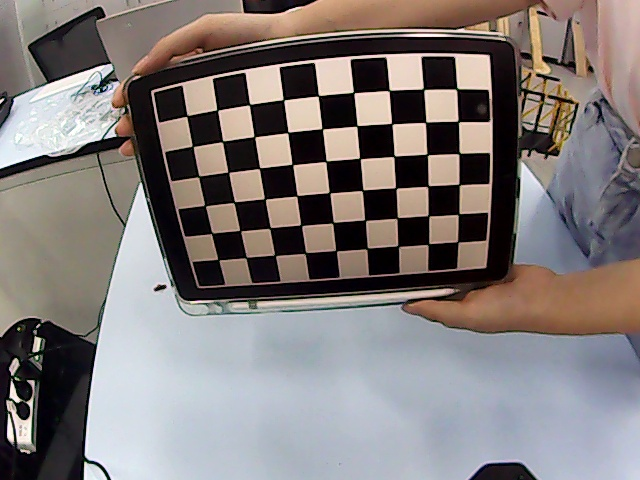
#> input picture cam_calibrate/bak/0.jpg, 640 x 480 px; its folder holds 4 pictures in this run
$ python cali_pre.py
#> lines starting #> are read from the running program, lines starting #| are printed output that depends on the picture; after the words box and inside, x2 and y2 are one past the last pixel; in counts of white or black regions, pixels touching at a corner belong together
import cv2
import numpy as np

def calibrate_single(imgNums, CheckerboardSize, Nx_cor, Ny_cor, saveFile=False, saveImages=False):
    '''
    单目(普通+广角/鱼眼)摄像头标定
    :param imgNums: 标定所需样本数,一般在20~40之间.按键盘空格键实时拍摄
    :param CheckerboardSize: 标定的棋盘格尺寸,必须为整数.(单位:mm或0.1mm)
    :param Nx_cor: 棋盘格横向内角数
    :param Ny_cor: 棋盘格纵向内角数
    :param saveFile: 是否保存标定结果,默认不保存.
    :param saveImages: 是否保存图片,默认不保存.
    :return mtx: 内参数矩阵.{f_x}{0}{c_x}{0}{f_y}{c_y}{0}{0}{1}
    :return dist: 畸变系数.(k_1,k_2,p_1,p_2,k_3)
    '''
#> called with imgNums = 20, CheckerboardSize = 27, Nx_cor = 9, Ny_cor = 6, saveFile = True, saveImages = False
    # 找棋盘格角点(角点精准化迭代过程的终止条件)
    criteria = (cv2.TERM_CRITERIA_EPS + cv2.TERM_CRITERIA_MAX_ITER, CheckerboardSize, 1e-6)  # (3,27,1e-6)
    flags = cv2.CALIB_CB_ADAPTIVE_THRESH + cv2.CALIB_CB_FAST_CHECK + cv2.CALIB_CB_NORMALIZE_IMAGE  # 11
    flags_fisheye = cv2.fisheye.CALIB_RECOMPUTE_EXTRINSIC + cv2.fisheye.CALIB_CHECK_COND + cv2.fisheye.CALIB_FIX_SKEW  # 14

    # 世界坐标系中的棋盘格点,例如(0,0,0), (1,0,0), (2,0,0) ....,(8,5,0)
    objp = np.zeros((1, Nx_cor * Ny_cor, 3), np.float32)
    objp[0, :, :2] = np.mgrid[0:Nx_cor, 0:Ny_cor].T.reshape(-1, 2)

    # 储存棋盘格角点的世界坐标和图像坐标对
    objpoints = []  # 在世界坐标系中的三维点
    imgpoints = []  # 在图像平面的二维点

    count = 0  # 用来标志成功检测到的棋盘格画面数量

    for i in range(imgNums):
        frame = cv2.imread(str(i)+'.jpg')
#> frame is the input picture: shape (480, 640, 3); mean B, G, R 121.7, 123, 129.7
        # frame = cv2.resize(frame, (640,640))
        cv2.imshow('frame', frame)
        gray = cv2.cvtColor(frame, cv2.COLOR_BGR2GRAY)
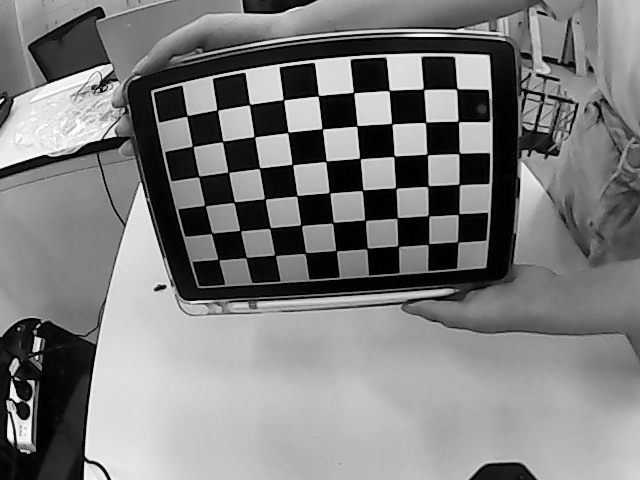
#> gray: shape (480, 640); min 0, max 255, mean 124.8
        # 寻找棋盘格模板的角点
        ok, corners = cv2.findChessboardCorners(gray, (Nx_cor, Ny_cor), flags)
#> ok = True; corners = 54 rows, first 8: [186.9, 115.9], [217.3, 110], [249.6, 104.6], [283.6, 99.68], [318.5, 95.8], [353.6, 92.42], [389.3, 90.56], [423.5, 89.15]
        if count >= imgNums:
            break
        if ok:  # 如果找到，添加目标点，图像点
            objpoints.append(objp)
            cv2.cornerSubPix(gray, corners, (5, 5), (-1, -1), criteria)  # 获取更精确的角点位置
            imgpoints.append(corners)

            # 将角点在图像上显示
            cv2.drawChessboardCorners(frame, (Nx_cor, Ny_cor), corners, ok)
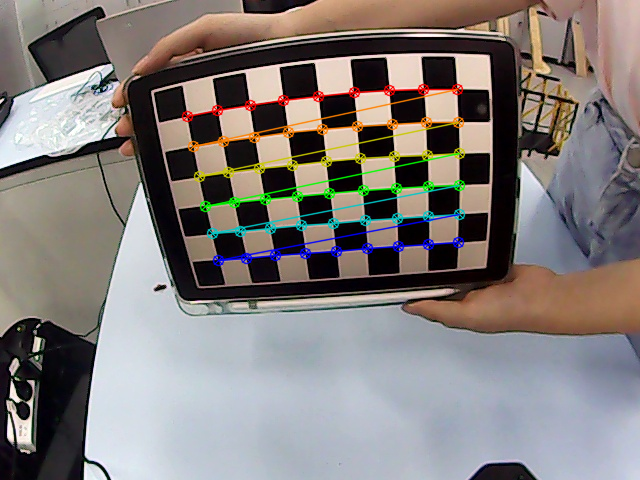
#> frame: shape (480, 640, 3); 4.03% of pixels changed, all inside (x1, y1, x2, y2) = (181, 83, 466, 267)
            count += 1
            if saveImages:
                cv2.imwrite('../imgs/' + str(count) + '.jpg', frame)
            print('NO.' + str(count))
            cv2.imshow('frame',frame)
            cv2.waitKey(500)
#> pass 2 of the loop in calibrate_single, `for i in range(imgNums):`:
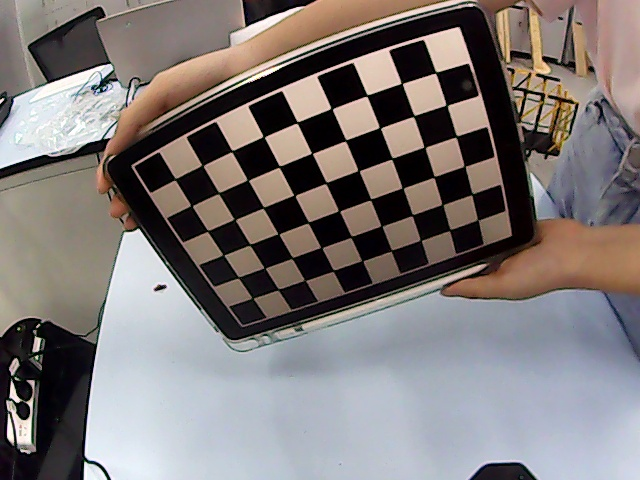
#> input picture cam_calibrate/bak/1.jpg, 640 x 480 px
#> in calibrate_single, frame is the input picture: shape (480, 640, 3); mean B, G, R 119.7, 120.8, 127.2
#> in calibrate_single, `gray = cv2.cvtColor(frame, cv2.COLOR_BGR2GRAY)`:
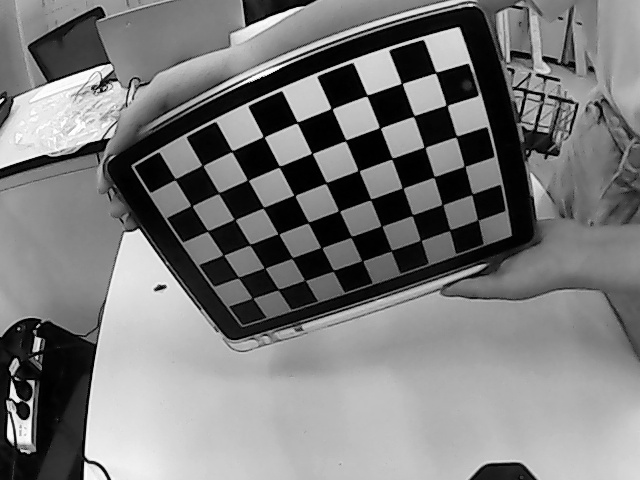
#> gray: shape (480, 640); min 0, max 255, mean 122.6
#> corners = 54 rows, first 8: [174.9, 178.9], [202.6, 165.3], [232.5, 150.3], [263.3, 136.5], [296.8, 122.8], [332, 109], [366.9, 95.62], [401.5, 83.34]
#> in calibrate_single, `cv2.drawChessboardCorners(frame, (Nx_cor, Ny_cor), corners, ok)`:
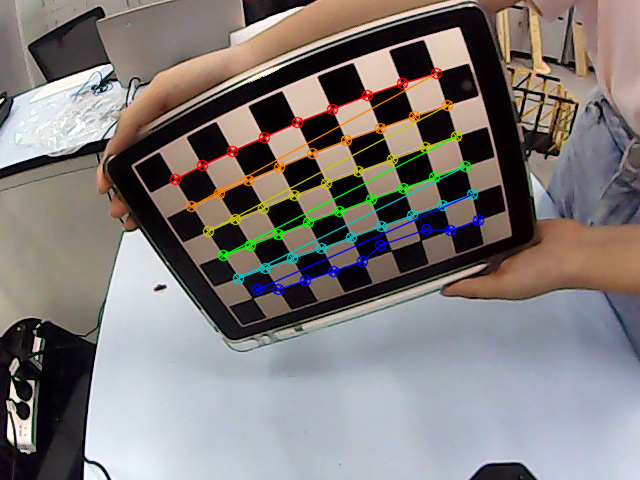
#> frame: shape (480, 640, 3); 3.9% of pixels changed, all inside (x1, y1, x2, y2) = (169, 67, 485, 296)

    global mtx, dist

    # 标定. rvec和tvec是在获取了相机内参mtx,dist之后通过内部调用solvePnPRansac()函数获得的
    # ret为标定结果，mtx为内参数矩阵，dist为畸变系数，rvecs为旋转矩阵，tvecs为平移向量
    ret, mtx, dist, rvecs, tvecs = cv2.calibrateCamera(
        objpoints, imgpoints, gray.shape[:2][::-1], None, criteria
    )
    # 摄像头内参mtx = [[f_x,0,c_x][0,f_y,c_y][0,0,1]]
    print('mtx=np.array( ' + str(mtx.tolist()) + " )")
    # 畸变系数dist = (k1,k2,p1,p2,k3)
    print('dist=np.array( ' + str(dist.tolist()) + " )")

    # 鱼眼/大广角镜头的单目标定
    K = np.zeros((3, 3))
    D = np.zeros((4, 1))
    RR = [np.zeros((1, 1, 3), dtype=np.float64) for i in range(len(objpoints))]
    TT = [np.zeros((1, 1, 3), dtype=np.float64) for i in range(len(objpoints))]
    rms, _, _, _, _ = cv2.fisheye.calibrate(
        objpoints, imgpoints, gray.shape[:2][::-1], K, D, RR, TT, flags_fisheye, criteria
    )
    # 摄像头内参,此结果与mtx相比更为稳定和精确
    print("K=np.array( " + str(K.tolist()) + " )")
    # 畸变系数D = (k1,k2,k3,k4)
    print("D=np.array( " + str(D.tolist()) + " )")
    # 计算反投影误差
    mean_error = 0
    for i in range(len(objpoints)):
        imgpoints2, _ = cv2.projectPoints(objpoints[i], rvecs[i], tvecs[i], mtx, dist)
        error = cv2.norm(imgpoints[i], imgpoints2, cv2.NORM_L2) / len(imgpoints2)
        mean_error += error
    print("total error: ", mean_error / len(objpoints))

    if saveFile:
        np.savez("./calibrate.npz", mtx=mtx, dist=dist, K=K, D=D)
    #cv2.destroyAllWindows()
    return mtx, dist, K, D

if __name__ == "__main__":
#> (the run stopped early here; a loop or call above may not have finished)
